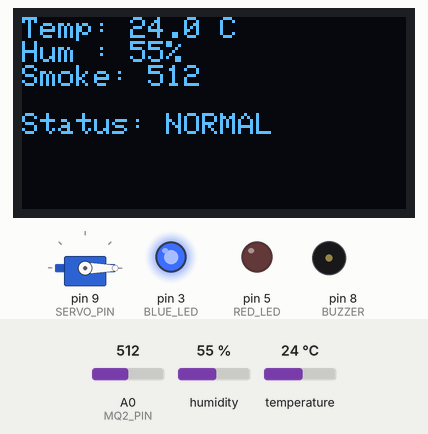
The sketch below on a simulated Arduino Uno, built with avr-gcc and run on an emulated ATmega328P. On the bench: servo, 128×64 one-colour display, output pins drawn as LEDs (lit = HIGH), buzzer (waves = sounding, pin HIGH). Inputs (shaded band) come from the test bench; at power-on: temperature 24 °C, A0 (MQ2_PIN) = 512, humidity 55 %. What the sketch prints to the serial monitor is not drawn.

Above: at 3.3 s.
3.4 s: temperature set to 34.2 °C
At 5.5 s:
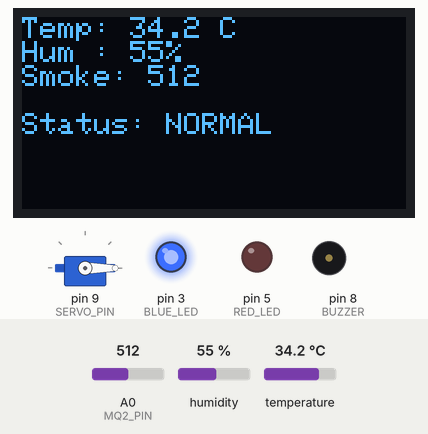
5.8 s: temperature set to 35.8 °C
At 6.9 s:
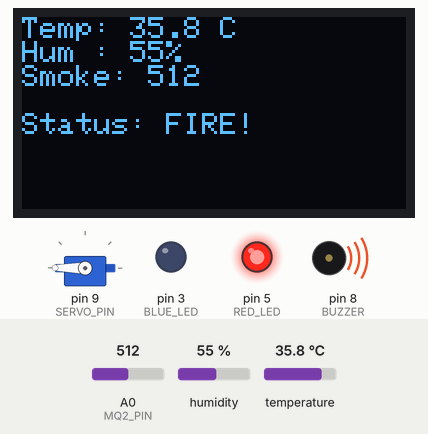
8.0 s: A0 (MQ2_PIN) set to 1001
At 8.4 s:
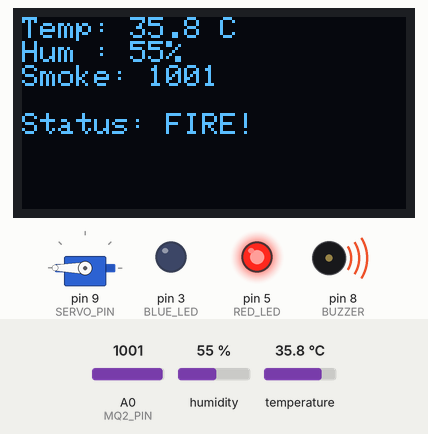
9.6 s: A0 (MQ2_PIN) set to 1020
At 10.7 s:
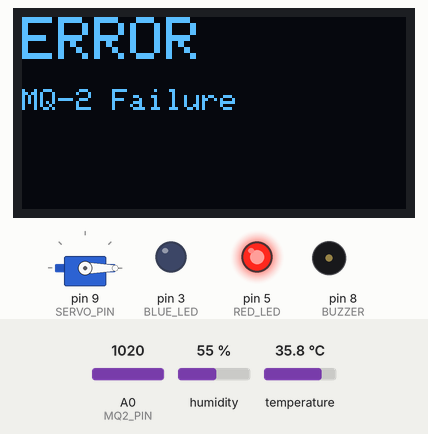
11.2 s: A0 (MQ2_PIN) set to 900
At 12.7 s:
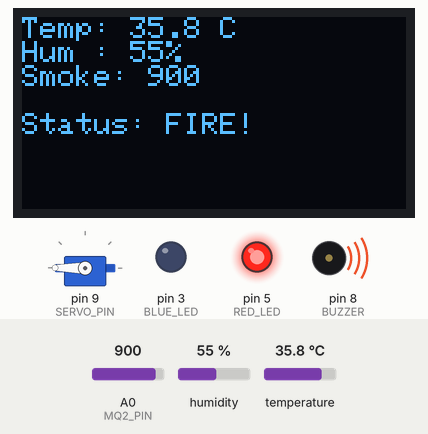
13.3 s: humidity set to 22 %
At 16.0 s:
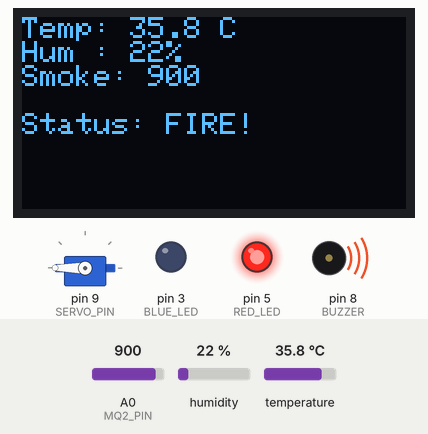
Timing chart, 0 to 17.5 s (numbered marks = the images above; inputs shaded):
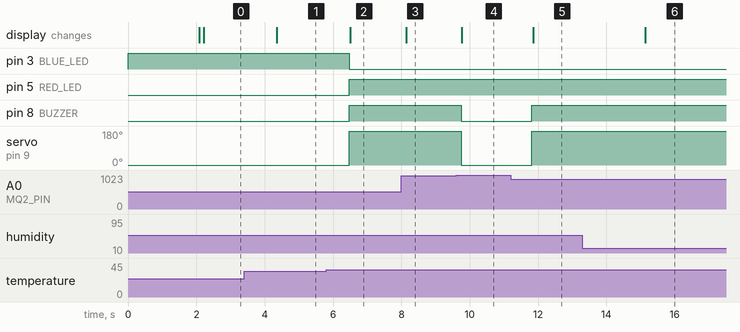

Measured:
- the behaviour switches between 34.9 and 35 °C on temperature (found by bisection; images 1 and 2)
- the behaviour switches between 1019 and 1020 on A0 (MQ2_PIN) (found by bisection; images 3 and 4)
- after the input at 3.4 s, the display: changes after 0.95 s (image 1)
- after the input at 5.8 s, pin 3 (BLUE_LED): HIGH → LOW after 0.67 s; pin 5 (RED_LED), pin 8 (BUZZER): LOW → HIGH after 0.67 s; servo on pin 9 (SERVO_PIN): 0° → 180° after 0.67 s; the display: changes after 0.70 s (image 2)
- after the input at 8.0 s, the display: changes after 0.14 s (image 3)
- after the input at 9.6 s, pin 8 (BUZZER): HIGH → LOW after 0.15 s; servo on pin 9 (SERVO_PIN): 180° → 0° after 0.15 s; the display: changes after 0.17 s (image 4)
- after the input at 11.2 s, pin 8 (BUZZER): LOW → HIGH after 0.62 s; servo on pin 9 (SERVO_PIN): 0° → 180° after 0.62 s; the display: changes after 0.65 s (image 5)
- after the input at 13.3 s, the display: changes after 1.8 s (image 6)

The sketch:

EECE-164_Mid_Project_Draft_2.ino
```cpp
#include <Servo.h>
#include <DHT.h>
#include <Wire.h>
#include <Adafruit_GFX.h>
#include <Adafruit_SSD1306.h>

// ============================
// Pin Definitions
// ============================

const int DHT_PIN = 2;

const int BLUE_LED = 3;
const int RED_LED  = 5;

const int BUZZER = 8;
const int SERVO_PIN = 9;

const int MQ2_PIN = A0;

// ============================
// Thresholds
// ============================

const float TEMP_THRESHOLD = 35.0;
const int SMOKE_THRESHOLD = 650;
const int MQ2_ERROR = 1020;

// ============================
// OLED Definitions
// ============================

#define SCREEN_WIDTH 128
#define SCREEN_HEIGHT 64

Adafruit_SSD1306 display(SCREEN_WIDTH, SCREEN_HEIGHT, &Wire, -1);
bool displayConnected = false;

// ============================
// Objects
// ============================

DHT dht(DHT_PIN, DHT22);
Servo doorServo;

// ============================
// Function Prototypes
// ============================

void showBootScreen();
void showDhtError();
void showMq2Error();
void showStatusScreen(float temperature, float humidity, int smoke, bool fireDetected);

// ============================

void setup()
{
    Serial.begin(9600);

    pinMode(BLUE_LED, OUTPUT);
    pinMode(RED_LED, OUTPUT);
    pinMode(BUZZER, OUTPUT);

    dht.begin();
    doorServo.attach(SERVO_PIN);

    // Initial State
    digitalWrite(BLUE_LED, HIGH);
    digitalWrite(RED_LED, LOW);
    digitalWrite(BUZZER, LOW);
    doorServo.write(0);      // Door closed

    // OLED init
    displayConnected = display.begin(SSD1306_SWITCHCAPVCC, 0x3C);

    if (displayConnected)
    {
        showBootScreen();
    }
    else
    {
        Serial.println("OLED not detected. Continuing without display...");
    }

    Serial.println("==================================");
    Serial.println(" Smart Fire Evacuation System");
    Serial.println("==================================");
}

void loop()
{
    //----------------------------
    // Read Sensors
    //----------------------------

    float temperature = dht.readTemperature();
    float humidity = dht.readHumidity();
    int smoke = analogRead(MQ2_PIN);

    //----------------------------
    // Sensor Error Check
    //----------------------------

    if (isnan(temperature) || isnan(humidity))
    {
        Serial.println("ERROR: DHT22 disconnected!");

        digitalWrite(BLUE_LED, LOW);
        digitalWrite(RED_LED, HIGH);
        digitalWrite(BUZZER, LOW);
        doorServo.write(0);

        showDhtError();

        delay(1000);
        return;
    }

    if (smoke >= MQ2_ERROR)
    {
        Serial.println("ERROR: MQ-2 sensor fault!");

        digitalWrite(BLUE_LED, LOW);
        digitalWrite(RED_LED, HIGH);
        digitalWrite(BUZZER, LOW);
        doorServo.write(0);

        showMq2Error();

        delay(1000);
        return;
    }

    //----------------------------
    // Print Readings
    //----------------------------

    Serial.print("Temperature: ");
    Serial.print(temperature);
    Serial.print(" °C");

    Serial.print("   Humidity: ");
    Serial.print(humidity);
    Serial.print("%");

    Serial.print("   Smoke: ");
    Serial.println(smoke);

    //----------------------------
    // Decision Logic
    //----------------------------

    bool fireDetected =
        (temperature >= TEMP_THRESHOLD) ||
        (smoke >= SMOKE_THRESHOLD);

    //----------------------------
    // Outputs
    //----------------------------

    if (fireDetected)
    {
        Serial.println("*** FIRE DETECTED ***");

        digitalWrite(BLUE_LED, LOW);
        digitalWrite(RED_LED, HIGH);
        digitalWrite(BUZZER, HIGH);
        doorServo.write(180);      // Open emergency exit
    }
    else
    {
        digitalWrite(BLUE_LED, HIGH);
        digitalWrite(RED_LED, LOW);
        digitalWrite(BUZZER, LOW);
        doorServo.write(0);        // Keep door closed
    }

    showStatusScreen(temperature, humidity, smoke, fireDetected);

    Serial.println();

    delay(500);
}

// ============================
// OLED Helper Functions
// ============================

void showBootScreen()
{
    if (!displayConnected) return;

    display.clearDisplay();
    display.setTextColor(SSD1306_WHITE);

    display.setTextSize(2);
    display.setCursor(0, 0);
    display.println("SMART");

    display.setCursor(0, 20);
    display.println("FIRE");

    display.setCursor(0, 40);
    display.println("SYSTEM");

    display.display();

    delay(2000);

    display.clearDisplay();
    display.display();
}

void showDhtError()
{
    if (!displayConnected) return;

    display.clearDisplay();
    display.setTextColor(SSD1306_WHITE);

    display.setTextSize(2);
    display.setCursor(0, 0);
    display.println("ERROR");

    display.setTextSize(1);
    display.println();
    display.println("DHT22 Failure");

    display.display();
}

void showMq2Error()
{
    if (!displayConnected) return;

    display.clearDisplay();
    display.setTextColor(SSD1306_WHITE);

    display.setTextSize(2);
    display.setCursor(0, 0);
    display.println("ERROR");

    display.setTextSize(1);
    display.println();
    display.println("MQ-2 Failure");

    display.display();
}

void showStatusScreen(float temperature, float humidity, int smoke, bool fireDetected)
{
    if (!displayConnected) return;

    display.clearDisplay();
    display.setTextColor(SSD1306_WHITE);
    display.setTextSize(1);

    display.setCursor(0, 0);
    display.print("Temp: ");
    display.print(temperature, 1);
    display.println(" C");

    display.print("Hum : ");
    display.print(humidity, 0);
    display.println("%");

    display.print("Smoke: ");
    display.println(smoke);

    display.println();

    if (fireDetected)
    {
        display.print("Status: FIRE!");
    }
    else
    {
        display.print("Status: NORMAL");
    }

    display.display();
}
```
